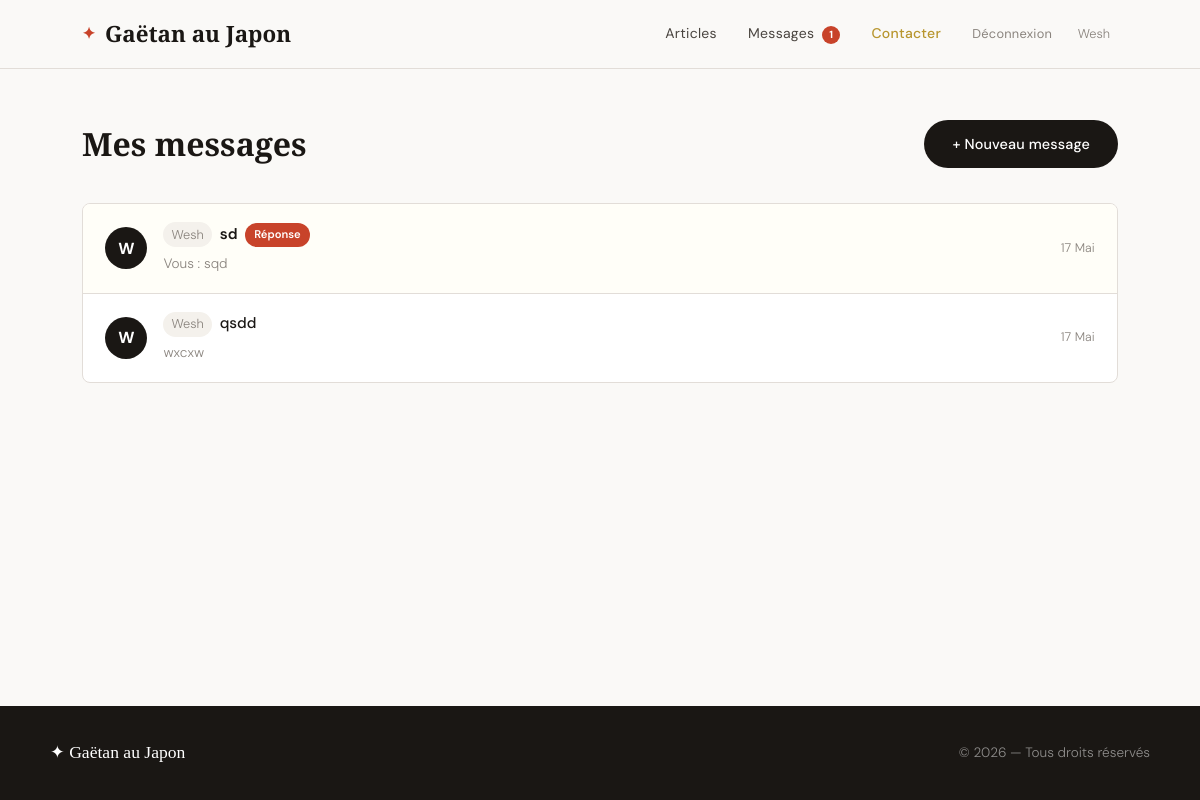
Page /messages/ (signed in) on the committed database.
### blog/models.py (models this page shows, shortened)
class Conversation(models.Model):
    user = models.ForeignKey(User, on_delete=models.CASCADE, related_name='conversations', verbose_name="Utilisateur")
    subject = models.CharField("Sujet", max_length=200)
    created_at = models.DateTimeField("Créée le", default=timezone.now)
    updated_at = models.DateTimeField("Dernier message", auto_now=True)
    class Meta:
        verbose_name = "Conversation"
        verbose_name_plural = "Conversations"
        ordering = ['-updated_at']
    @property
    def last_message(self):
        return self.messages.order_by('-created_at').first()
    @property
    def unread_for_user(self):
        return self.messages.filter(read=False, is_from_admin=True).count()

class Message(models.Model):
    conversation = models.ForeignKey(Conversation, on_delete=models.CASCADE, related_name='messages', verbose_name="Conversation")
    author = models.ForeignKey(User, on_delete=models.CASCADE, related_name='messages', verbose_name="Auteur")
    content = models.TextField("Message")
    is_from_admin = models.BooleanField("De l'admin", default=False)
    created_at = models.DateTimeField("Envoyé le", default=timezone.now)
    read = models.BooleanField("Lu", default=False)
    class Meta:
        verbose_name = "Message"
        verbose_name_plural = "Messages"
        ordering = ['created_at']

### blog/views.py (the view)
# urls.py: path('messages/', views.conversation_list, name='conversation_list'),
@login_required
def conversation_list(request):
    if request.user.is_staff:
        conversations = Conversation.objects.all().prefetch_related('messages')
    else:
        conversations = Conversation.objects.filter(user=request.user).prefetch_related('messages')
    return render(request, 'blog/conversation_list.html', {'conversations': conversations})

### blog/context_processors.py (called while the page is built)
def unread_messages_count(request):
    count = 0
    if request.user.is_authenticated:
        if request.user.is_staff:
            from .models import Message
            count = Message.objects.filter(is_from_admin=False, read=False).count()
        else:
            from .models import Message
            count = Message.objects.filter(
                is_from_admin=True,
                read=False,
                conversation__user=request.user
            ).count()
    return {'unread_messages_count': count}

### templates/blog/conversation_list.html (shortened to what this page needs)
{% extends 'base.html' %}
{% block content %}
<section class="posts-section">
  <div class="container">
    <div class="page-header">
      <h1>{% if user.is_staff %}Toutes les conversations{% else %}Mes messages{% endif %}</h1>
      {% if not user.is_staff %}
        <a href="{% url 'new_conversation' %}" class="btn btn-primary">+ Nouveau message</a>
      {% endif %}
    </div>
    {% if conversations %}
      <div class="conversations-list">
        {% for conv in conversations %}
          {% with last=conv.last_message %}
          <a href="{% url 'conversation_detail' conv.pk %}" class="conv-item {% if user.is_staff and conv.unread_for_admin %}conv-item--unread{% elif not user.is_staff and conv.unread_for_user %}conv-item--unread{% endif %}">
            <div class="conv-item__avatar">{{ conv.user.username|first|upper }}</div>
            <div class="conv-item__body">
              <div class="conv-item__header">
                <span class="conv-item__user">{{ conv.user.username }}</span>
                <span class="conv-item__subject">{{ conv.subject }}</span>
                {% if user.is_staff and conv.unread_for_admin %}
                  <span class="conv-badge">{{ conv.unread_for_admin }} nouveau</span>
                {% elif not user.is_staff and conv.unread_for_user %}
                  <span class="conv-badge">Réponse</span>
                {% endif %}
              </div>
              {% if last %}
                <p class="conv-item__preview">
                  {% if last.is_from_admin %}Vous : {% endif %}
                  {{ last.content|truncatewords:12 }}
                </p>
              {% endif %}
            </div>
            <time class="conv-item__date">{{ conv.updated_at|date:"j M" }}</time>
          </a>
          {% endwith %}
        {% endfor %}
      </div>
    {% endif %}
  </div>
</section>
{% endblock %}

### templates/base.html (shortened to what this page needs)
<!DOCTYPE html>
<html lang="fr">
<head>
  {% load static %}
  <link rel="stylesheet" href="{% static 'css/style.css' %}">
</head>
<body>
  <header class="site-header">
    <div class="header-inner">
      <a href="{% url 'post_list' %}" class="site-logo">
        <span class="logo-mark">✦</span>
        <span class="logo-text">Gaëtan au Japon</span>
      </a>
      <nav class="site-nav">
        <a href="{% url 'post_list' %}">Articles</a>
        {% if user.is_authenticated %}
          <a href="{% url 'conversation_list' %}" class="nav-messages">
            Messages
            {% if unread_messages_count > 0 %}
              <span class="badge">{{ unread_messages_count }}</span>
            {% endif %}
          </a>
          {% if not user.is_staff %}
            <a href="{% url 'new_conversation' %}" class="nav-contact">Contacter</a>
          {% endif %}
          <form method="post" action="{% url 'logout' %}" style="display:inline">
            <button type="submit" class="nav-logout">Déconnexion</button>
          </form>
          <span class="nav-user">{{ user.username }}</span>
        {% else %}
          <a href="{% url 'login' %}">Connexion</a>
          <a href="{% url 'register' %}" class="nav-cta">S'inscrire</a>
        {% endif %}
      </nav>
    </div>
  </header>
  <main class="site-main">
    {% block content %}{% endblock %}
  </main>
  <footer class="site-footer">
    <div class="footer-inner">
      <span class="footer-logo">✦ Gaëtan au Japon</span>
      <p>© 2026 — Tous droits réservés</p>
    </div>
  </footer>
</body>
</html>

### static/css/style.css (style rules this page uses)
:root { --ink: #1a1714; --ink-light: #4a4540; --ink-muted: #8a847e; --paper: #faf9f7; --paper-warm: #f4f1ec; --accent: #c8432a; --accent-light: #f0ede8; --gold: #b8962e; --border: #e2ddd8; --shadow: 0 2px 20px rgba(26,23,20,0.08); --shadow-md: 0 8px 40px rgba(26,23,20,0.12); --radius: 4px; --font-display: 'Playfair Display', Georgia, serif; --font-body: 'DM Sans', system-ui, sans-serif; }
*, *::before, *::after { box-sizing: border-box; margin: 0; padding: 0; }
html { scroll-behavior: smooth; }
body { font-family: var(--font-body); background: var(--paper); color: var(--ink); line-height: 1.7; font-weight: 300; min-height: 100vh; display: flex; flex-direction: column; }
a { color: inherit; text-decoration: none; }
.container { max-width: 1100px; margin: 0 auto; padding: 0 2rem; }
.site-main { flex: 1; }
.site-header { position: sticky; top: 0; z-index: 100; background: rgba(250,249,247,0.95); backdrop-filter: blur(12px); border-bottom: 1px solid var(--border); }
.header-inner { max-width: 1100px; margin: 0 auto; padding: 0 2rem; height: 68px; display: flex; align-items: center; justify-content: space-between; gap: 2rem; }
.site-logo { display: flex; align-items: center; gap: 0.6rem; font-family: var(--font-display); font-size: 1.4rem; font-weight: 700; transition: opacity 0.2s; }
.logo-mark { color: var(--accent); font-size: 1rem; }
.site-nav { display: flex; align-items: center; gap: 0.25rem; }
.site-nav a, .site-nav button { font-family: var(--font-body); font-size: 0.875rem; font-weight: 400; letter-spacing: 0.02em; padding: 0.4rem 0.85rem; border-radius: 100px; transition: all 0.2s; color: var(--ink-light); border: none; background: none; cursor: pointer; }
.nav-contact { color: var(--gold) !important; font-weight: 500 !important; }
.nav-user { font-size: 0.8rem; color: var(--ink-muted); padding: 0 0.5rem; }
.badge { display: inline-flex; align-items: center; justify-content: center; background: var(--accent); color: white; border-radius: 50%; width: 18px; height: 18px; font-size: 0.65rem; font-weight: 700; margin-left: 4px; }
.nav-logout { color: var(--ink-muted) !important; font-size: 0.8rem !important; }
.posts-section { padding: 3rem 0 5rem; }
.btn { display: inline-flex; align-items: center; justify-content: center; gap: 0.5rem; padding: 0.75rem 1.75rem; border-radius: 100px; font-family: var(--font-body); font-size: 0.9rem; font-weight: 500; cursor: pointer; border: none; transition: all 0.2s; letter-spacing: 0.01em; }
.btn-primary { background: var(--ink); color: white; }
.page-header { display: flex; align-items: center; justify-content: space-between; margin-bottom: 2rem; }
.page-header h1 { font-family: var(--font-display); font-size: 2rem; }
.site-footer { background: var(--ink); color: rgba(255,255,255,0.5); padding: 2rem; margin-top: auto; }
.footer-inner { max-width: 1100px; margin: 0 auto; display: flex; align-items: center; justify-content: space-between; }
.footer-logo { color: white; font-family: var(--font-display); font-size: 1.1rem; }
.footer-inner p { font-size: 0.85rem; }
.conversations-list { display: flex; flex-direction: column; gap: 0; border: 1px solid var(--border); border-radius: 8px; overflow: hidden; background: white; }
.conv-item { display: flex; align-items: center; gap: 1rem; padding: 1.1rem 1.4rem; border-bottom: 1px solid var(--border); transition: background 0.15s; text-decoration: none; color: inherit; }
.conv-item:last-child { border-bottom: none; }
.conv-item--unread { background: #fffef8; }
.conv-item--unread .conv-item__subject { font-weight: 600; }
.conv-item__avatar { width: 42px; height: 42px; border-radius: 50%; background: var(--ink); color: white; display: flex; align-items: center; justify-content: center; font-weight: 700; font-size: 1rem; flex-shrink: 0; }
.conv-item__body { flex: 1; min-width: 0; }
.conv-item__header { display: flex; align-items: center; gap: 0.5rem; margin-bottom: 0.25rem; flex-wrap: wrap; }
.conv-item__user { font-size: 0.8rem; color: var(--ink-muted); background: var(--paper-warm); padding: 0.1rem 0.5rem; border-radius: 100px; }
.conv-item__subject { font-size: 0.95rem; font-weight: 500; }
.conv-badge { background: var(--accent); color: white; font-size: 0.7rem; padding: 0.15rem 0.55rem; border-radius: 100px; font-weight: 600; }
.conv-item__preview { font-size: 0.85rem; color: var(--ink-muted); white-space: nowrap; overflow: hidden; text-overflow: ellipsis; }
.conv-item__date { font-size: 0.78rem; color: var(--ink-muted); flex-shrink: 0; }

### rows in the picture
Conversation: user.username|first "W", user.username "Wesh", subject "sd", shows "Réponse", shows "Vous :", last_message.content "sqd", updated_at "17 Mai"
Conversation: user.username|first "W", user.username "Wesh", subject "qsdd", last_message.content "wxcxw", updated_at "17 Mai"

### other values in the picture
{{ unread_messages_count }} "1"
{{ user.username }} "Wesh"
